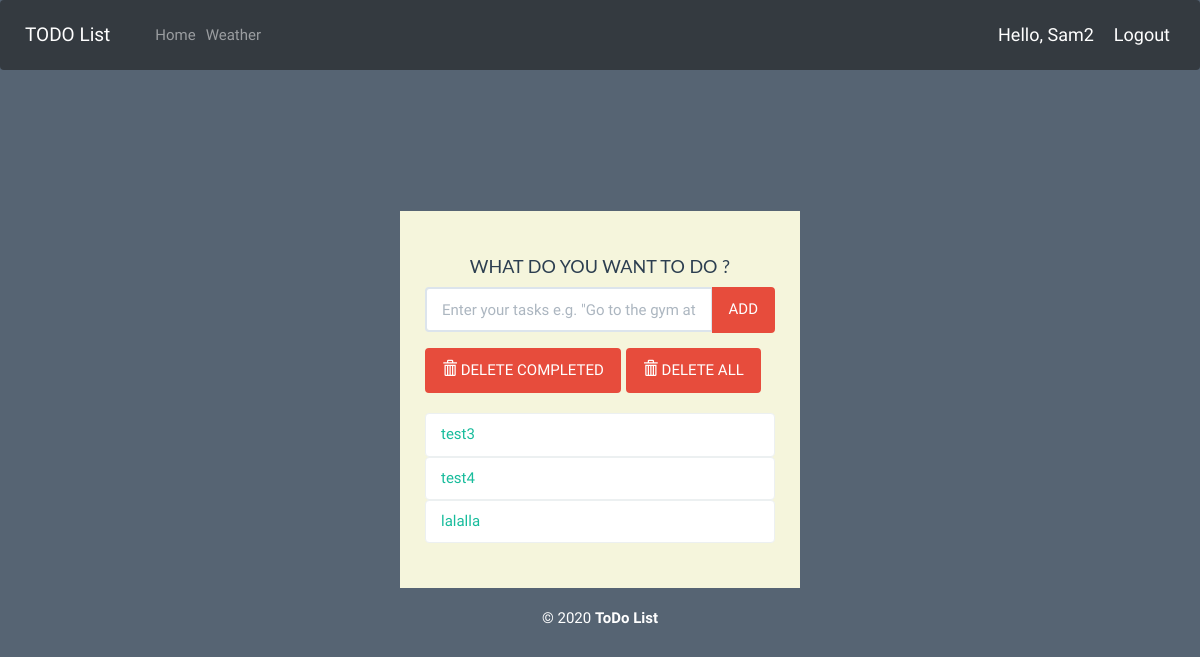
Before: / (signed in) with the older database file.
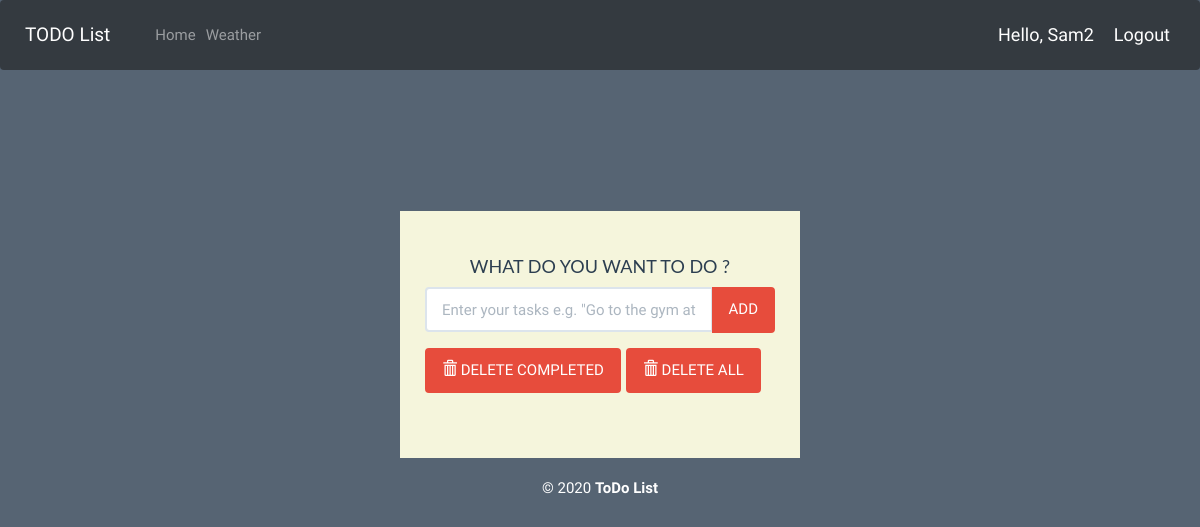
After: the same page with the newer database file.
### todo/models.py (models this page shows, shortened)
class Todo(models.Model):
	client = models.ForeignKey(Client, null=True, on_delete=models.CASCADE)
	text = models.CharField(max_length=40)
	complete = models.BooleanField(default=False)
	date_created = models.DateTimeField(auto_now_add=True)

### todo/decorators.py (the view)
        def wrapper_func(request, *args, **kwargs):
            group = None
            if request.user.groups.exists():
                group = request.user.groups.all()[0].name
            if group in allowed_roles:
                return view_func(request, *args, **kwargs)
            else:
                return HttpResponse('You are not authorized to view this page')

### todo/forms.py
class TodoForm(forms.Form):
    text = forms.CharField(max_length=40, widget=forms.TextInput(
        attrs={'class': 'form-control', 'placeholder': 'Enter your tasks e.g. "Go to the gym at 5 PM"',
               'aria-label': 'Todo', 'aria-describedby': 'add-btn'}
    ))

### todo/views.py (called while the page is built)
@login_required(login_url='login')
@allowed_users(allowed_roles=['admin', 'client'])
def index(request):
    todo_list = Todo.objects.filter(client_id=Client.objects.get(name=request.user))
    form = TodoForm()
    context = {'todo_list': todo_list, 'form': form}
    return render(request, 'todo/index.html', context)

### todo/templates/todo/index.html (shortened to what this page needs)
{% extends 'todo/main.html' %}
{% block content %}
<div class="container-fluid" id="wrapper">
	<div class="row">
		<div class="col-lg-4 col-lg-offset-4" id="content">
			<h2>WHAT DO YOU WANT TO DO ?</h2>
			<form action="{% url 'add' %}" method="POST" role="form">
				<div class="form-group">
					<div class="input-group">
						 {{ form.text }}
					  <span class="input-group-btn">
						  <button type="submit" class="btn btn-danger" id="add-btn">ADD</button>
					  </span>
					</div>
				</div>
			</form>
			<div class="row t10">
				<div class="col-lg-12">
					<div class="btn-toolbar">
						<div class="btn-group">
							<a href="{% url 'deletecomplete' %}"><button type="button" class="btn btn-danger">
								<i class="glyphicon glyphicon-trash"></i> DELETE COMPLETED
							</button></a>
						</div>
						<div class="btn-group">
							<a href="{% url 'deleteall' %}"><button type="button" class="btn btn-danger">
								<i class="glyphicon glyphicon-trash"></i> DELETE ALL
							</button></a>
						</div>
					</div>
				</div>
			</div>
			<ul class="list-group t20">
				{% for todo in todo_list %}
					{% if todo.complete %}
					<li class="list-group-item todo-completed">{{ todo.text }}</li>
					{% else %}
					<a href="{% url 'complete' todo.id %}"><li class="list-group-item">{{ todo.text }}</li></a>
					{% endif %}
				{% endfor %}
			</ul>
		</div>
	</div>
	<footer>
		<div class="row pad">
			<div class="col-lg-12 text-center">
				&copy; 2020 <strong>ToDo List</strong>
			</div>
		</div>
	</footer>
</div>
{% endblock content%}

### todo/templates/todo/main.html (shortened to what this page needs)
{% load static %}
<!DOCTYPE html>
<html lang="en">
<head>
	<link rel="stylesheet" href="https://stackpath.bootstrapcdn.com/bootstrap/4.3.1/css/bootstrap.min.css"
>
	<link rel="stylesheet" href="{% static 'todo/bs/css/flatly.min.css' %}" />
	<link rel="stylesheet" href="{% static 'todo/styles.css' %}" />
</head>
<body>
	{% include 'todo/navbar.html' %}
    {% block content %}
    {% endblock content %}
</body>
</html>

### todo/templates/todo/navbar.html (shortened to what this page needs)
{% load static %}
<nav class="navbar navbar-expand-lg navbar-dark bg-dark">
  <a class="navbar-brand" href="#">TODO List</a>
  <div class="collapse navbar-collapse" id="navbarNav">
    <ul class="navbar-nav">
      <li class="nav-item">
        <a class="nav-link" href="{% url 'index' %}">Home</a>
      </li>
      <li class="nav-item">
        <a class="nav-link" href="{% url 'weather' %}">Weather</a>
      </li>
    </ul>
  </div>
  <span class="hello-msg"> Hello, {{ request.user }}</span>
	<span ><a class="hello-msg" href="{% url 'logout' %}">Logout</a></span>
</nav>

### todo/static/todo/styles.css (style rules this page uses)
body { margin: 0; padding: 0; height: 100%; background: rgba(44, 62, 80, .8); font-family: 'Oswald', 'Futura', sans-serif; }
#wrapper { margin-top: 10% !important; }
#content { background: beige; padding: 25px; }
#content > h2 { font-size: 18px; text-align: center; padding-top: 0; }
.t10 { margin-top: 10px; }
footer { margin-top: 20px; color: white; }
.glyphicon { color:white; }

### todo/templates/todo/navbar.html (style rules this page uses)
.hello-msg { font-size: 18px; color: #fff; margin-right: 20px; }

Changed rows visible on the page:
removed Todo: text "test3"
removed Todo: text "test4"
removed Todo: text "lalalla"
